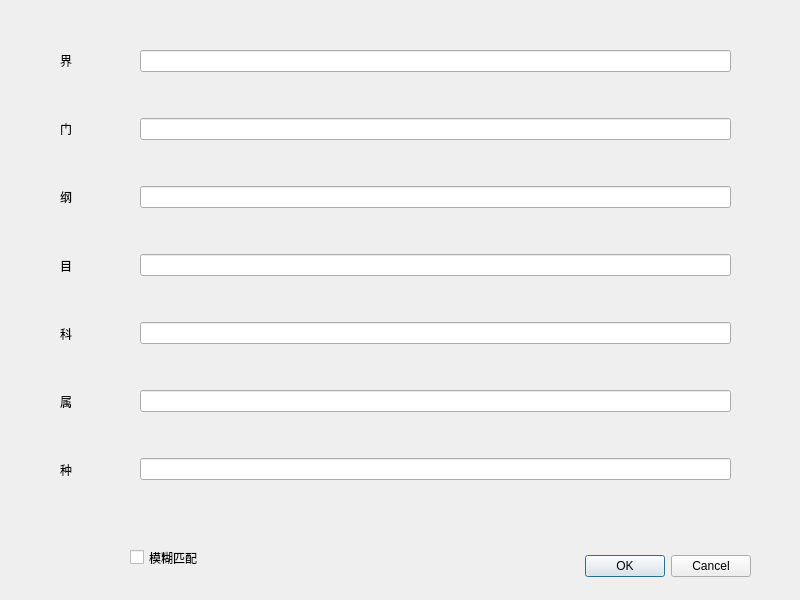
<?xml version="1.0" encoding="UTF-8"?>
<ui version="4.0">
 <class>basicQuery</class>
 <widget class="QDialog" name="basicQuery">
  <property name="geometry">
   <rect>
    <x>0</x>
    <y>0</y>
    <width>800</width>
    <height>600</height>
   </rect>
  </property>
  <property name="windowTitle">
   <string>Dialog</string>
  </property>
  <widget class="QDialogButtonBox" name="buttonBox">
   <property name="geometry">
    <rect>
     <x>410</x>
     <y>550</y>
     <width>341</width>
     <height>32</height>
    </rect>
   </property>
   <property name="orientation">
    <enum>Qt::Horizontal</enum>
   </property>
   <property name="standardButtons">
    <set>QDialogButtonBox::Cancel|QDialogButtonBox::Ok</set>
   </property>
  </widget>
  <widget class="QWidget" name="layoutWidget">
   <property name="geometry">
    <rect>
     <x>140</x>
     <y>10</y>
     <width>591</width>
     <height>511</height>
    </rect>
   </property>
   <layout class="QVBoxLayout" name="verticalLayout_3">
    <item>
     <widget class="QLineEdit" name="lineEditKingdom_2">
      <property name="sizePolicy">
       <sizepolicy hsizetype="Expanding" vsizetype="Fixed">
        <horstretch>0</horstretch>
        <verstretch>0</verstretch>
       </sizepolicy>
      </property>
     </widget>
    </item>
    <item>
     <widget class="QLineEdit" name="lineEditDivision_2">
      <property name="sizePolicy">
       <sizepolicy hsizetype="Expanding" vsizetype="Fixed">
        <horstretch>0</horstretch>
        <verstretch>0</verstretch>
       </sizepolicy>
      </property>
     </widget>
    </item>
    <item>
     <widget class="QLineEdit" name="lineEditClass_2">
      <property name="sizePolicy">
       <sizepolicy hsizetype="MinimumExpanding" vsizetype="Fixed">
        <horstretch>0</horstretch>
        <verstretch>0</verstretch>
       </sizepolicy>
      </property>
     </widget>
    </item>
    <item>
     <widget class="QLineEdit" name="lineEditOrder_2">
      <property name="sizePolicy">
       <sizepolicy hsizetype="Expanding" vsizetype="Fixed">
        <horstretch>0</horstretch>
        <verstretch>0</verstretch>
       </sizepolicy>
      </property>
     </widget>
    </item>
    <item>
     <widget class="QLineEdit" name="lineEditFamily_2">
      <property name="sizePolicy">
       <sizepolicy hsizetype="Expanding" vsizetype="Fixed">
        <horstretch>0</horstretch>
        <verstretch>0</verstretch>
       </sizepolicy>
      </property>
     </widget>
    </item>
    <item>
     <widget class="QLineEdit" name="lineEditGenus_2">
      <property name="sizePolicy">
       <sizepolicy hsizetype="Expanding" vsizetype="Fixed">
        <horstretch>0</horstretch>
        <verstretch>0</verstretch>
       </sizepolicy>
      </property>
     </widget>
    </item>
    <item>
     <widget class="QLineEdit" name="lineEditSpecies_2">
      <property name="sizePolicy">
       <sizepolicy hsizetype="Expanding" vsizetype="Fixed">
        <horstretch>0</horstretch>
        <verstretch>0</verstretch>
       </sizepolicy>
      </property>
      <property name="minimumSize">
       <size>
        <width>0</width>
        <height>0</height>
       </size>
      </property>
     </widget>
    </item>
   </layout>
  </widget>
  <widget class="QWidget" name="layoutWidget_2">
   <property name="geometry">
    <rect>
     <x>60</x>
     <y>30</y>
     <width>61</width>
     <height>471</height>
    </rect>
   </property>
   <layout class="QVBoxLayout" name="verticalLayout_4">
    <item>
     <widget class="QLabel" name="label_8">
      <property name="text">
       <string>界</string>
      </property>
     </widget>
    </item>
    <item>
     <widget class="QLabel" name="label_9">
      <property name="text">
       <string>门</string>
      </property>
     </widget>
    </item>
    <item>
     <widget class="QLabel" name="label_10">
      <property name="text">
       <string>纲</string>
      </property>
     </widget>
    </item>
    <item>
     <widget class="QLabel" name="label_11">
      <property name="text">
       <string>目</string>
      </property>
     </widget>
    </item>
    <item>
     <widget class="QLabel" name="label_12">
      <property name="text">
       <string>科</string>
      </property>
     </widget>
    </item>
    <item>
     <widget class="QLabel" name="label_13">
      <property name="text">
       <string>属</string>
      </property>
     </widget>
    </item>
    <item>
     <widget class="QLabel" name="label_14">
      <property name="text">
       <string>种</string>
      </property>
     </widget>
    </item>
   </layout>
  </widget>
  <widget class="QCheckBox" name="checkBoxAb">
   <property name="geometry">
    <rect>
     <x>130</x>
     <y>537</y>
     <width>131</width>
     <height>41</height>
    </rect>
   </property>
   <property name="acceptDrops">
    <bool>true</bool>
   </property>
   <property name="text">
    <string>模糊匹配</string>
   </property>
  </widget>
 </widget>
 <resources/>
 <connections>
  <connection>
   <sender>buttonBox</sender>
   <signal>accepted()</signal>
   <receiver>basicQuery</receiver>
   <slot>accept()</slot>
   <hints>
    <hint type="sourcelabel">
     <x>248</x>
     <y>254</y>
    </hint>
    <hint type="destinationlabel">
     <x>157</x>
     <y>274</y>
    </hint>
   </hints>
  </connection>
  <connection>
   <sender>buttonBox</sender>
   <signal>rejected()</signal>
   <receiver>basicQuery</receiver>
   <slot>reject()</slot>
   <hints>
    <hint type="sourcelabel">
     <x>316</x>
     <y>260</y>
    </hint>
    <hint type="destinationlabel">
     <x>286</x>
     <y>274</y>
    </hint>
   </hints>
  </connection>
 </connections>
</ui>
